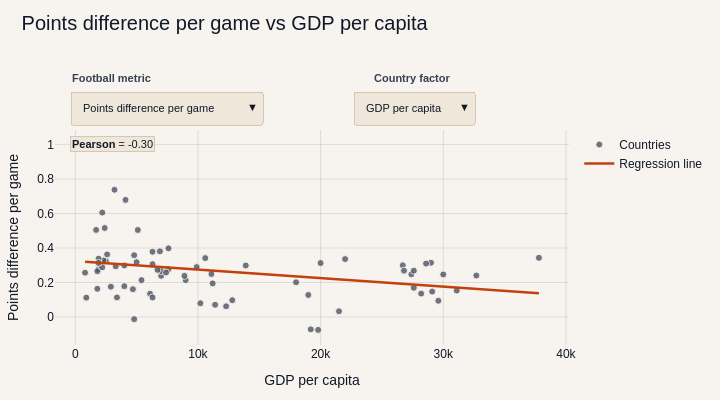

Write notebook code for a chart like this one.
### Code cell
make_web_interactive_country_corr(country_summary, "country_corr_plot.html")
